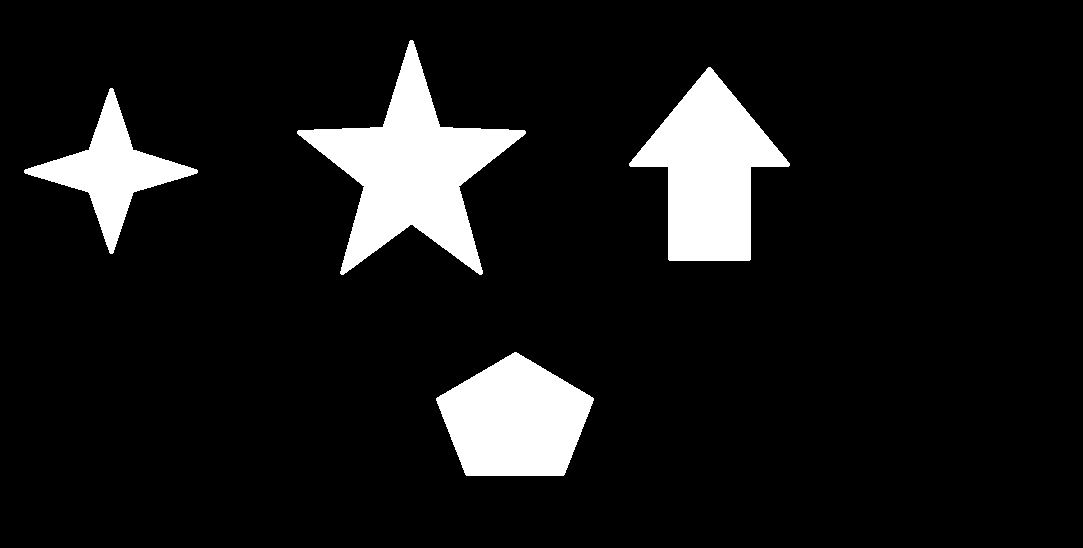
//> input picture test_images/tubao.png, 1083 x 548 px
$ ./outer_outline_rectangle   (built with g++ and OpenCV 4)
//> lines starting //> are read from the running program, lines starting //| are printed output that depends on the picture; after the words box and inside, x2 and y2 are one past the last pixel; in counts of white or black regions, pixels touching at a corner belong together
/*
  轮廓外接矩形
*/

#include<iostream>
#include<opencv2\opencv.hpp>

using namespace std;
using namespace cv;

int main(int argc, char**argv)
{
	Mat input = imread("./test_images/tubao.png");
//> input is the input picture: 548 rows x 1083 cols, CV_8UC3; 9.7% white; 4 white regions, box (x1, y1, x2, y2) and area: (297, 40, 526, 275) 19695, (629, 67, 790, 261) 16227, (436, 352, 594, 476) 13718, (24, 88, 198, 254) 7927
	if (input.empty())
	{
		cout << "read image failed." << endl;
		return -1;
	}

	namedWindow("binary", CV_WINDOW_NORMAL);
	namedWindow("rect", CV_WINDOW_NORMAL);

	Mat gray,binary;
	cvtColor(input, gray, CV_BGR2GRAY);
//> gray: 548 rows x 1083 cols, CV_8UC1; 9.7% white; 4 white regions
	threshold(gray,binary,0,255,THRESH_BINARY);
	imshow("binary", binary);


	/*
		void cv::findContours(
					InputOutputArray image,
					OutputArrayOfArrays contours,
					OutputArray hierarchy,
					int mode,
					int method,
					Point offset = Point())

		其中Image是输入图像，必须是二值图像（二值图像可以threshold输出、Canny输出、inRange输出、自适应阈值输出等）
			Contours获取的轮廓，每个轮廓是一系列的点集合
			Hierarchy轮廓的层次信息，每个轮廓有四个相关信息，分别是同层下一个、前一个、第一个子节点、父节点
			mode 表示轮廓寻找时候的拓扑结构返回
				-RETR_EXTERNAL表示只返回最外层轮廓
				-RETR_TREE表示返回轮廓树结构
			Method表示轮廓点集合取得是基于什么算法，常见的是基于CHAIN_APPROX_SIMPLE链式编码方法
	*/

	vector<vector<Point>> contours;
	vector<Vec4i>hierarchy;
	findContours(binary, contours, hierarchy, RETR_TREE, CHAIN_APPROX_SIMPLE, Point());
//> contours = 4 contours; box (x1, y1, x2, y2) and area: (297, 40, 526, 275) 19294, (629, 67, 790, 261) 15955, (436, 352, 594, 476) 13513, (24, 88, 198, 254) 7671

	for (int i = 0; i < contours.size(); ++i)
	{

		/*
		对于得到轮廓，可以通过下面的API绘制每个轮廓
			void cv::drawContours(
						InputOutputArray image,
						InputArrayOfArrays contours,
						int contourIdx,
						const Scalar & 	color,
						int thickness = 1,
						int lineType = LINE_8,
						InputArray 	hierarchy = noArray(),
						int maxLevel = INT_MAX,
						Point offset = Point())

			当thickness为正数的时候表示绘制该轮廓
			当thickness为-1表示填充该轮廓
		*/

		drawContours(input, contours, i, Scalar(0, 0, 255), 3, 8);

		//最大外接轮廓
		Rect rect = boundingRect(contours[i]);
		rectangle(input, rect, Scalar(255, 0, 0), 3, 8);

		//最小外接轮廓
		RotatedRect rrt = minAreaRect(contours[i]);
		Point2f pt[4];
		rrt.points(pt);
		for (int j = 0; j < 4; ++j)
		{
			line(input, pt[j % 4], pt[(j + 1) % 4], Scalar(0, 255, 0), 3, 8, 0);
		}

		//轮廓重心
		Point2f center = rrt.center;
		circle(input, center, 2, Scalar(0, 255, 0), 2, 8, 0);
	}
//> this loop made 4 passes
//> (rect, rrt) on passes 1 to 4: (Rect(436, 352, 158, 124), centre (514.5, 413.5), size (123, 157), angle -90), (Rect(24, 88, 174, 166), centre (110.5, 171), size (126.6, 120.9), angle -43.6), (Rect(629, 67, 161, 194), centre (712.7, 182.5), size (175.2, 154.7), angle -50.6), (Rect(297, 40, 229, 235), centre (415.6, 181), size (233.2, 226.9), angle -38.8)
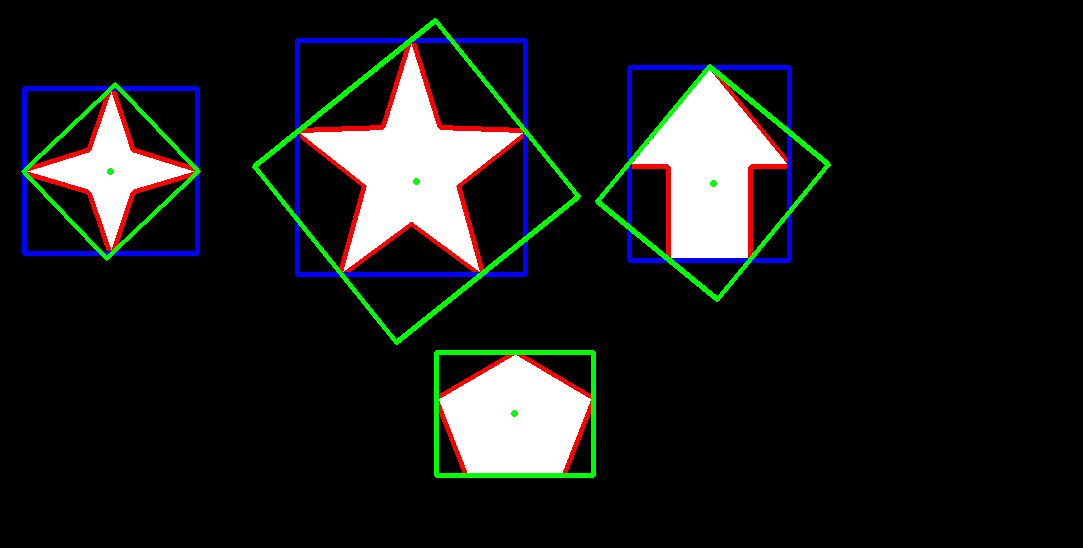
//> input: 548 rows x 1083 cols, CV_8UC3; 5.49% of pixels changed, all inside (x1, y1, x2, y2) = (21, 18, 831, 478)

	imshow("rect", input);
	waitKey(0);
	return 0;
}

$ run again, with test_images/connect.png copied over test_images/tubao.png
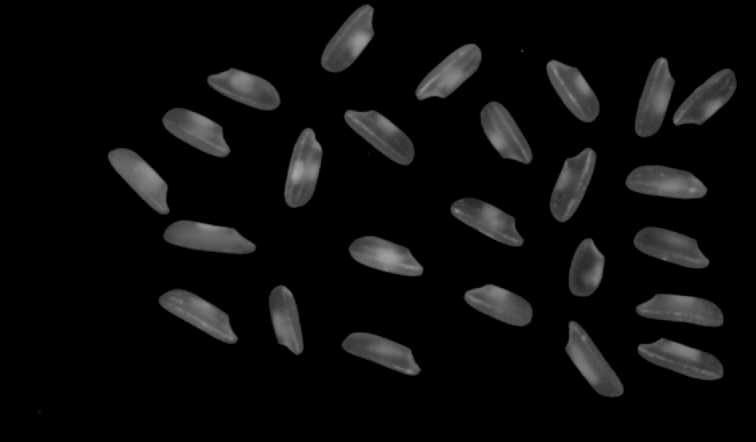
//> input picture test_images/connect.png, 756 x 442 px
//> input is the input picture: 442 rows x 756 cols, CV_8UC3; min 0, max 167, mean 12.3
//> `threshold(gray,binary,0,255,THRESH_BINARY);`:
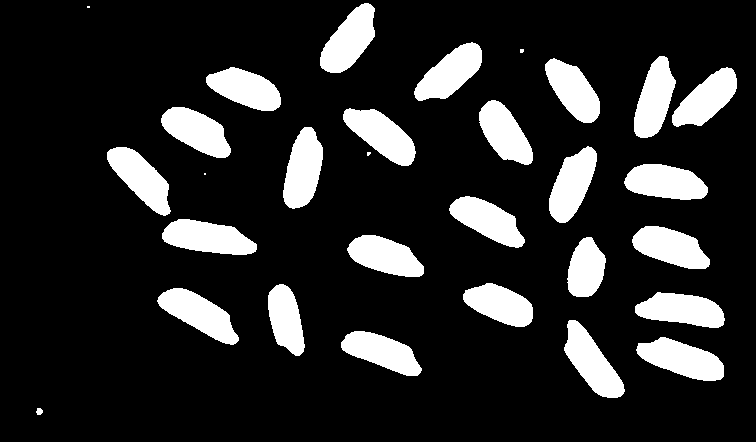
//> binary: 442 rows x 756 cols, CV_8UC1; 16.2% white; 30 white regions (4 under 20 px)
//> contours = 30 contours, 4 with area under 20; largest, box (x1, y1, x2, y2) and area: (162, 219, 257, 255) 2252, (636, 337, 724, 381) 2246, (564, 320, 625, 398) 2228, (157, 288, 239, 345) 2208, (343, 108, 416, 166) 2200
//> the loop `for (int i = 0; i < contours.size(); ++i)` made 30 passes
//> (rect, rrt) on passes 2 to 6: (Rect(636, 337, 88, 44), centre (680.9, 358.3), size (30.4, 91.1), angle -71.6), (Rect(341, 331, 81, 45), centre (382.8, 351.1), size (29.1, 84.7), angle -69.6), (Rect(564, 320, 61, 78), centre (589.6, 361.5), size (30.5, 91.5), angle -35.2), (Rect(635, 292, 90, 36), centre (680.2, 308.2), size (29.4, 90.1), angle -82.1), (Rect(157, 288, 82, 57), centre (200.8, 313.5), size (30.5, 90.8), angle -60.6)
//> after the loop `for (int i = 0; i < contours.size(); ++i)`:
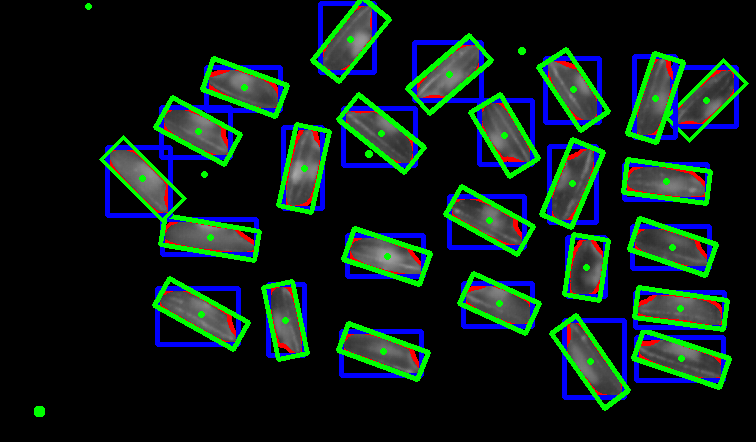
//> input: 442 rows x 756 cols, CV_8UC3; 16.08% of pixels changed, all inside (x1, y1, x2, y2) = (34, 0, 749, 417)
